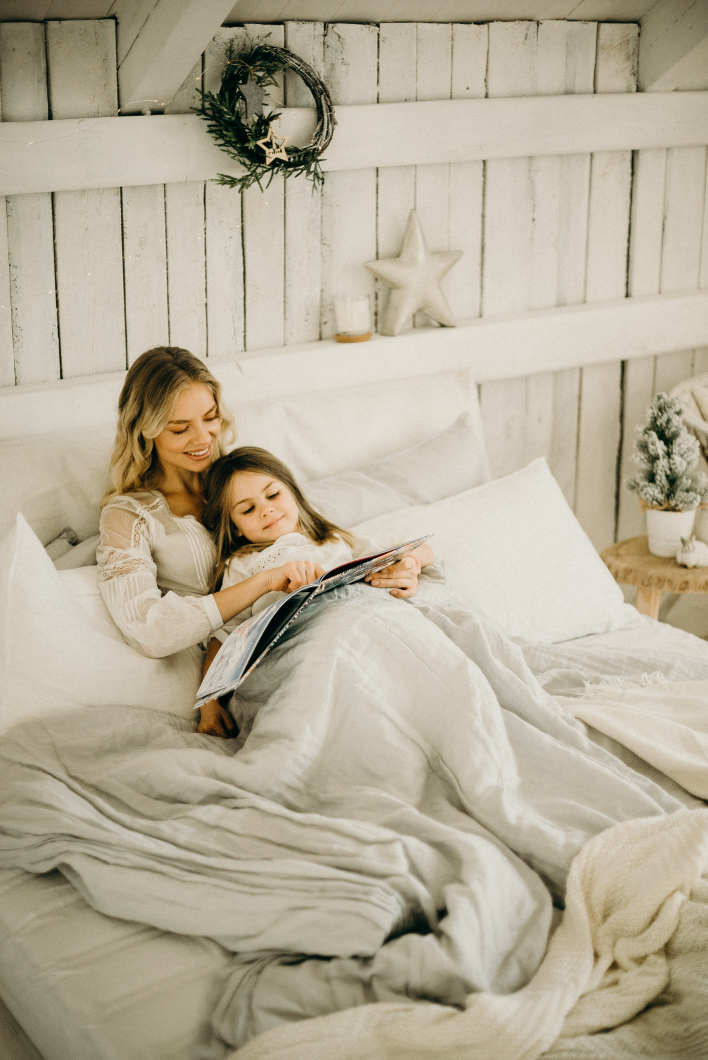
#> input picture foto/mamma-figlia.jpg, 2832 x 4240 px (shown at 1/4 size)
$ python 'vintage filter.py'
#> lines starting #> are read from the running program, lines starting #| are printed output that depends on the picture
import cv2
import numpy as np
from matplotlib import pyplot as plt


input = cv2.imread('foto/mamma-figlia.jpg')
#> input is the input picture: shape (4240, 2832, 3); mean B, G, R 153.2, 173.9, 182.7
rows, cols = input.shape[:2]
#> rows = 4240; cols = 2832

# Create a Gaussian filter
kernel_x = cv2.getGaussianKernel(cols, 700)
kernel_y = cv2.getGaussianKernel(rows, 700)
kernel = kernel_y * kernel_x.T

filter = 255 * kernel / np.linalg.norm(kernel)
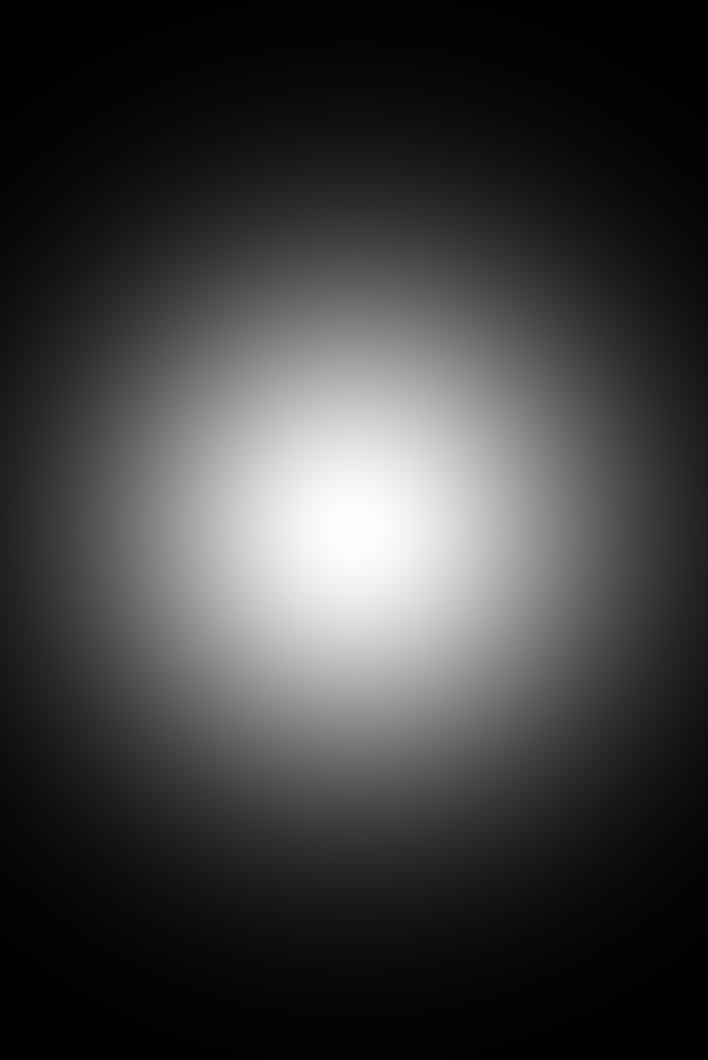
#> kernel: shape (4240, 2832) float64 (shown at 1/4 size); min 4.5e-10, max 3.4e-07, mean 8.33e-08; drawn with min black and max white

vintage_im = np.copy(input)

# for each channel in the input image, we will apply the above filter
for i in range(3):
    vintage_im[:, :, i] = vintage_im[:, :, i] * filter
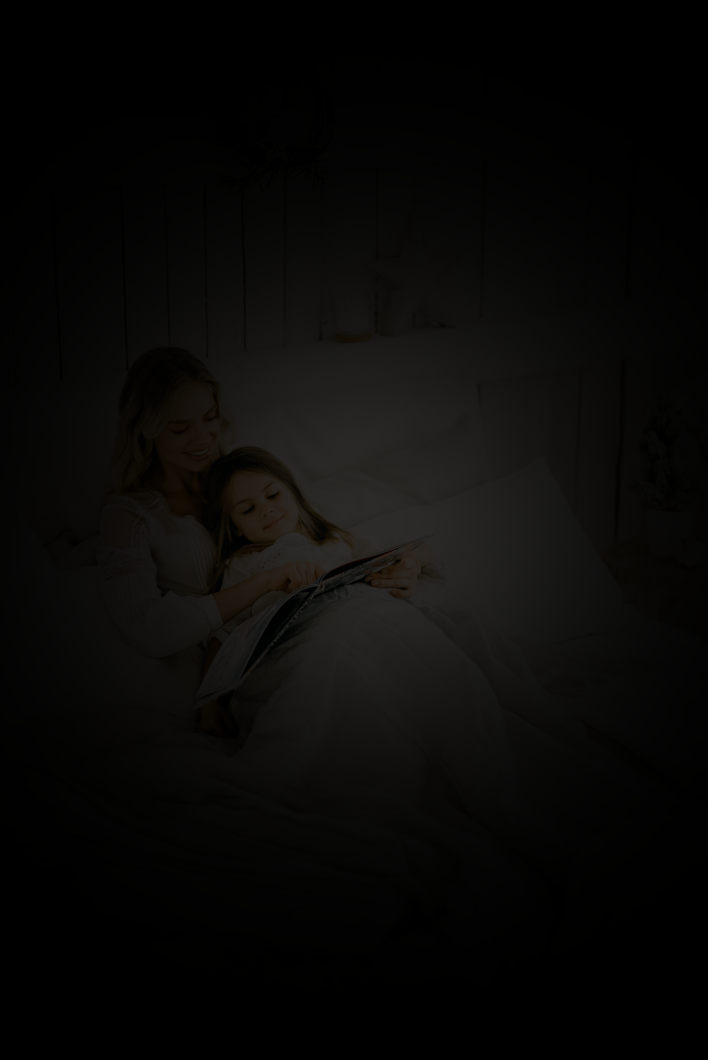
#> vintage_im: shape (4240, 2832, 3) (shown at 1/4 size); mean B, G, R 7.7, 8.7, 9.3
plt.imshow(vintage_im)
plt.show()

$ run again, with foto/mele.jpg copied over foto/mamma-figlia.jpg
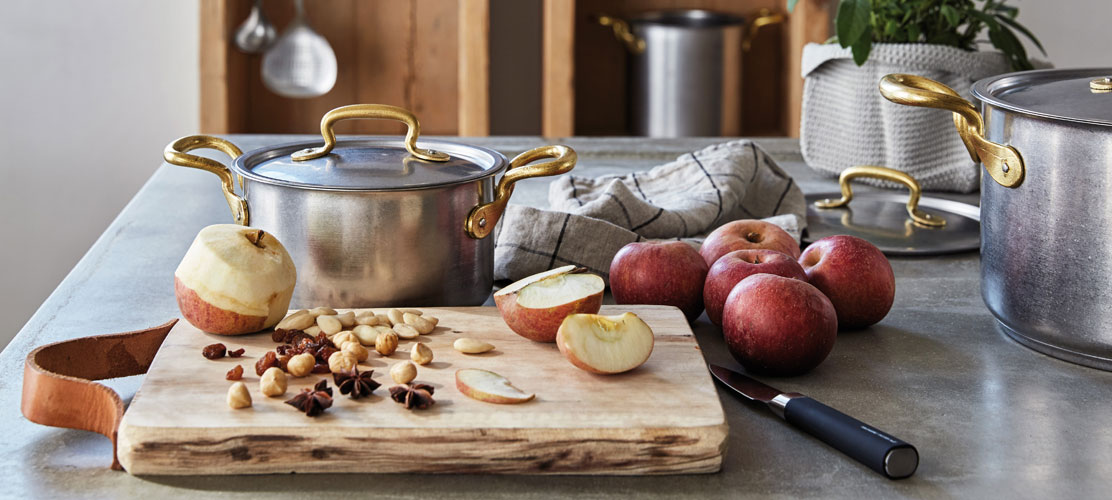
#> input picture foto/mele.jpg, 1112 x 500 px
#> input is the input picture: shape (500, 1112, 3); mean B, G, R 116.4, 125.2, 139.4
#> `filter = 255 * kernel / np.linalg.norm(kernel)`:
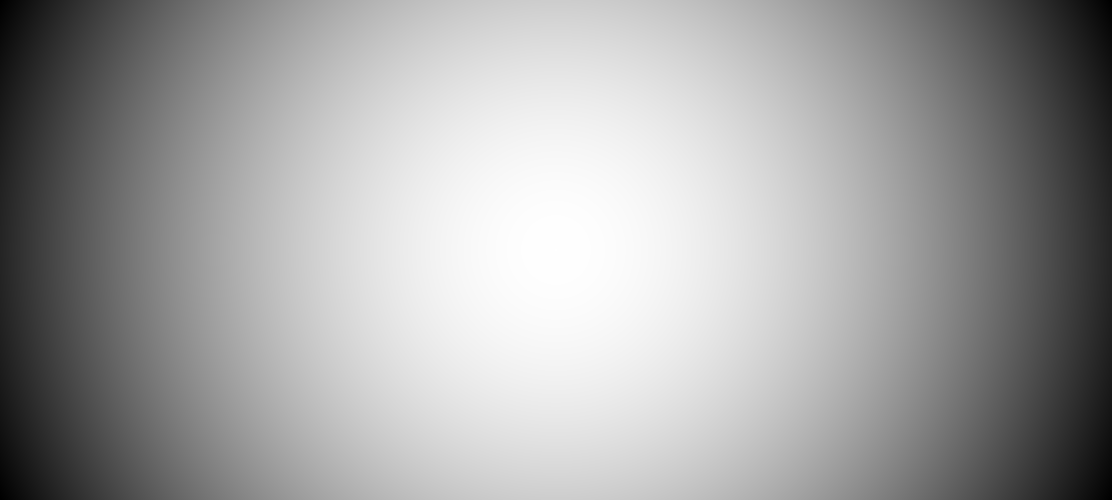
#> kernel: shape (500, 1112) float64; min 1.39e-06, max 2.03e-06, mean 1.8e-06; drawn with min black and max white
#> after the loop `for i in range(3):`:
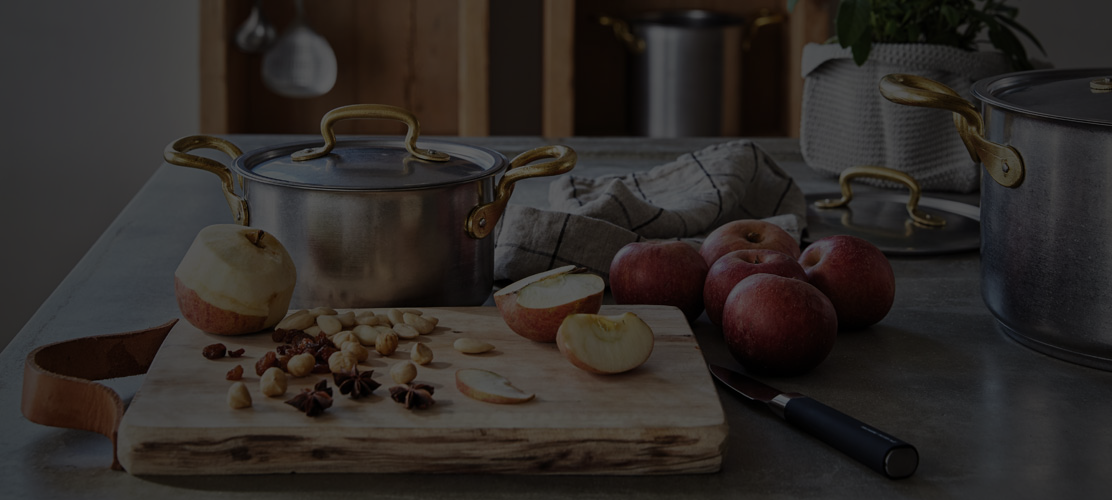
#> vintage_im: shape (500, 1112, 3); mean B, G, R 38.5, 41.7, 46.7

$ run again, with foto/ragazzo-fiori.jpg copied over foto/mamma-figlia.jpg
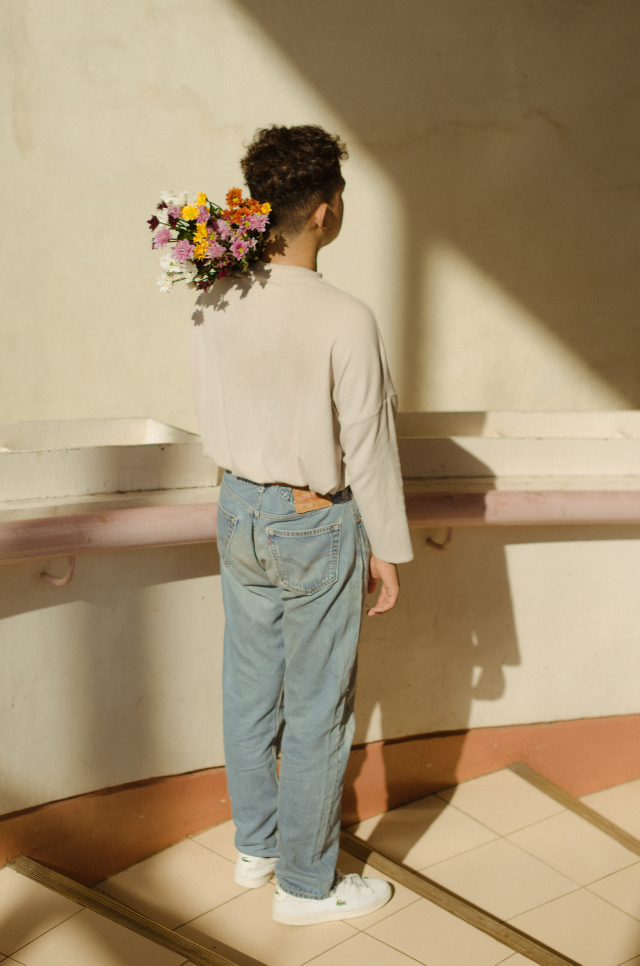
#> input picture foto/ragazzo-fiori.jpg, 3198 x 4828 px (shown at 1/5 size)
#> input is the input picture: shape (4828, 3198, 3); mean B, G, R 116.1, 147, 166.4
#> `filter = 255 * kernel / np.linalg.norm(kernel)`:
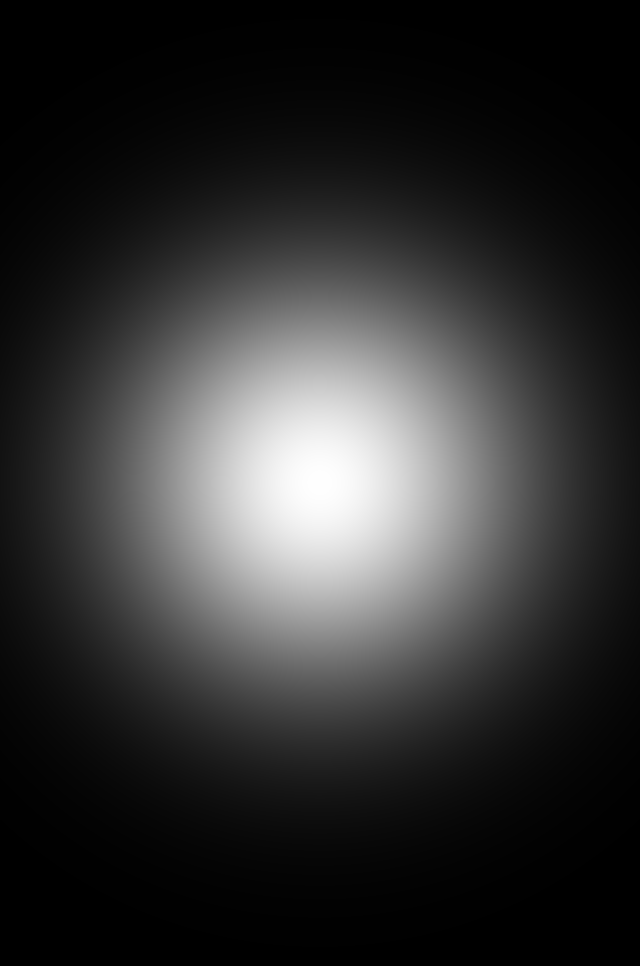
#> kernel: shape (4828, 3198) float64 (shown at 1/5 size); min 6.43e-11, max 3.32e-07, mean 6.48e-08; drawn with min black and max white
#> after the loop `for i in range(3):`:
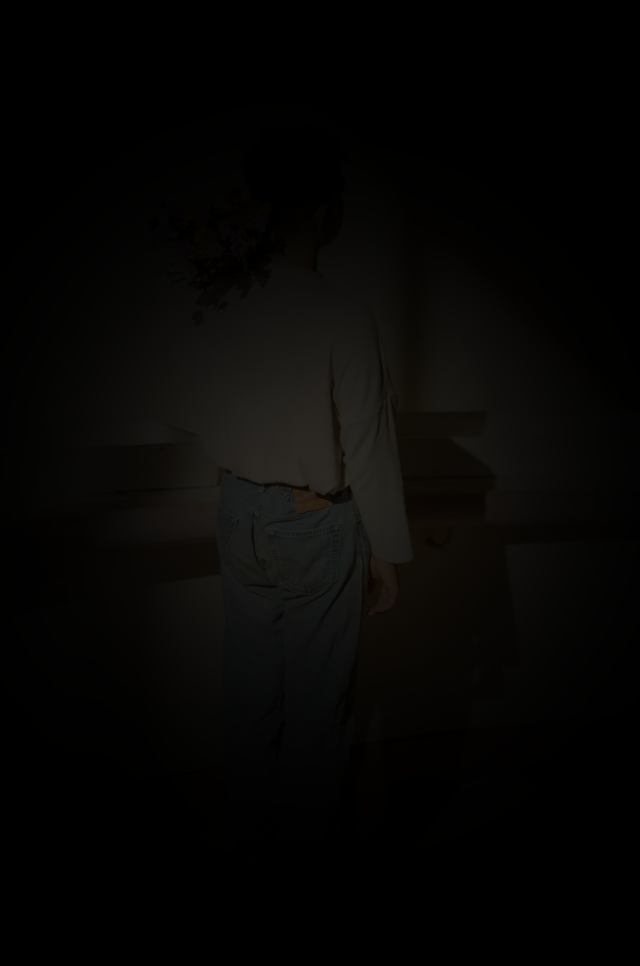
#> vintage_im: shape (4828, 3198, 3) (shown at 1/5 size); mean B, G, R 4.7, 5.8, 6.4
